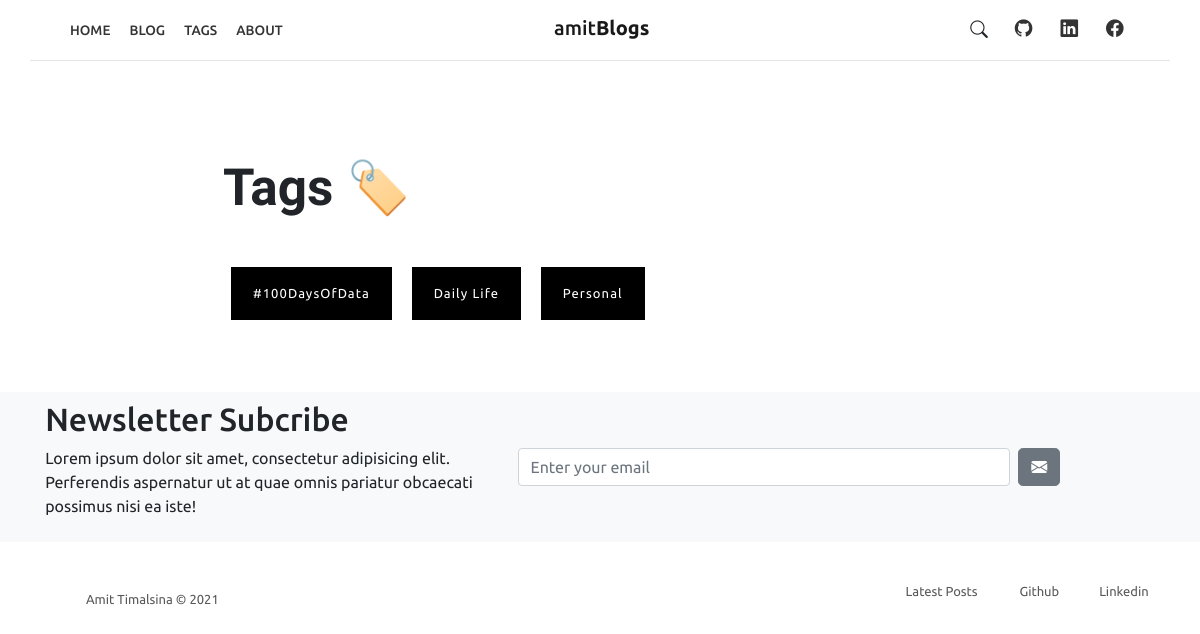
The page /blog/tags/ on the database its author committed.
### blog/models.py (models this page shows, shortened)
class Tag(models.Model):
    name = models.CharField(max_length=200)
    slug = models.SlugField(null=True, blank=True)
    class Meta:
        ordering = ['name']

### blog/views.py (the view)
# urls.py: path('tags/', views.tags, name='tags'),
def tags(request):
    tags = Tag.objects.all()
    context = {'tags': tags}
    return render(request, 'blog/tags.html', context)

### blog/templates/blog/tags.html (shortened to what this page needs)
{% extends 'blog/main.html' %}
{% load static %}
{% block content %}
<div class="container my-3 my-md-5">
  <div class="row justify-content-center p-5">
    <div class="col-md-10 col-lg-9">
      <h2 class="heading m-0" style="font-size: 3.2rem; font-family: 'Buda', cursive; font-weight: bold;">Tags 🏷️</h2>
    </div>
  </div>
  <div class="row justify-content-center">
    <div class="col-md-10 col-lg-9 px-5 mb-4 text-left">
      {% for tag in tags %}
      <a href="{% url 'tag' tag.slug %}" class="btn btn-dark mx-2">{{ tag.name }}</a>
      {% endfor %}
    </div>
  </div>
</div>
{% endblock content %}

### rows shown on the page
Tag: name "#100DaysOfData"
Tag: name "Daily Life"
Tag: name "Personal"
